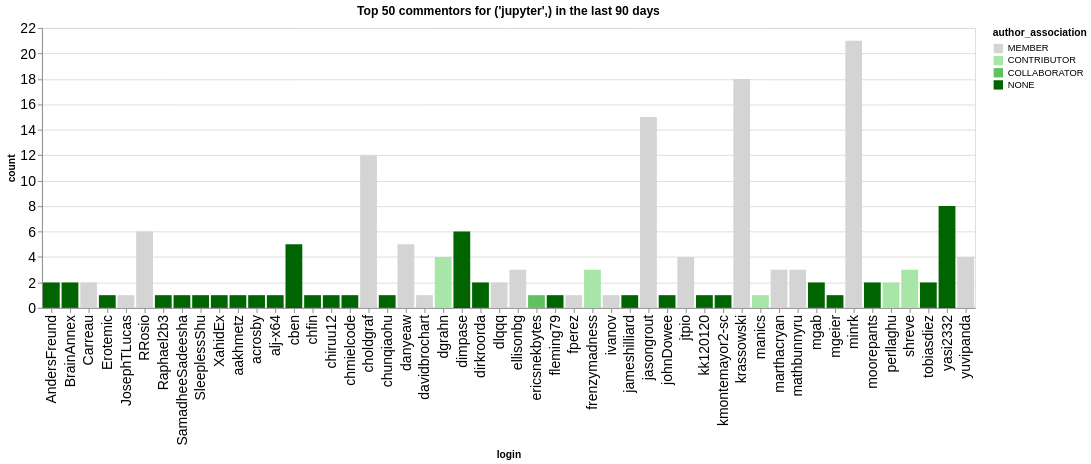

The code cell stored with this chart in its notebook:
### Code cell
n_plot = 50
charts = []
for ii, (iorg, idata) in enumerate(commentors.groupby(['org'])):
    title = f"Top {n_plot} commentors for {iorg} in the last {n_days} days"
    idata = idata.groupby('login', as_index=False).agg({'count': 'sum', 'author_association': 'first'})
    idata = idata.sort_values('count', ascending=False).head(n_plot)
    ch = alt.Chart(data=idata.head(n_plot), title=title).mark_bar().encode(
        x='login',
        y='count',
        color=alt.Color('author_association', scale=alt.Scale(domain=author_types, range=author_colors))
    )
    charts.append(ch)
alt.hconcat(*charts)

### Figure 1 — Vega-Lite specification as saved in the notebook (floating-point values rounded to 4 significant figures)
{"config": {"axisLeft": {"labelFontSize": 15}, "axisBottom": {"labelFontSize": 15}}, "hconcat": [{"mark": {"type": "bar"}, "encoding": {"color": {"field": "author_association", "scale": {"domain": ["MEMBER", "CONTRIBUTOR", "COLLABORATOR", "NONE"], "range": ["rgb(211.82745098039214, 211.82745098039214, 211.82745098039214)", "rgb(166.98562091503268, 229.89803921568628, 166.98562091503268)", "rgb(96.37647058823529, 192.75294117647059, 96.37647058823529)", "rgb(0.0, 100.3921568627451, 0.0)"]}, "type": "nominal"}, "x": {"field": "login", "type": "nominal"}, "y": {"field": "count", "type": "quantitative"}}, "title": "Top 50 commentors for ('jupyter',) in the last 90 days"}], "data": {"name": "data-4c66329ceabf496a4b73b891da46ab2f"}, "$schema": "https://vega.github.io/schema/vega-lite/v5.20.1.json", "datasets": {"data-4c66329ceabf496a4b73b891da46ab2f": [{"login": "minrk", "count": 21, "author_association": "MEMBER"}, {"login": "krassowski", "count": 18, "author_association": "MEMBER"}, {"login": "jasongrout", "count": 15, "author_association": "MEMBER"}, {"login": "choldgraf", "count": 12, "author_association": "MEMBER"}, {"login": "yasi2332", "count": 8, "author_association": "NONE"}, {"login": "dimpase", "count": 6, "author_association": "NONE"}, {"login": "RRosio", "count": 6, "author_association": "MEMBER"}, {"login": "cben", "count": 5, "author_association": "NONE"}, {"login": "danyeaw", "count": 5, "author_association": "MEMBER"}, {"login": "dgrahn", "count": 4, "author_association": "CONTRIBUTOR"}, {"login": "yuvipanda", "count": 4, "author_association": "MEMBER"}, {"login": "jtpio", "count": 4, "author_association": "MEMBER"}, {"login": "ellisonbg", "count": 3, "author_association": "MEMBER"}, {"login": "mathbunnyru", "count": 3, "author_association": "MEMBER"}, {"login": "marthacryan", "count": 3, "author_association": "MEMBER"}, {"login": "shreve", "count": 3, "author_association": "CONTRIBUTOR"}, {"login": "frenzymadness", "count": 3, "author_association": "CONTRIBUTOR"}, {"login": "perllaghu", "count": 2, "author_association": "CONTRIBUTOR"}, {"login": "moorepants", "count": 2, "author_association": "NONE"}, {"login": "mgab", "count": 2, "author_association": "NONE"}, {"login": "tobiasdiez", "count": 2, "author_association": "NONE"}, {"login": "BrainAnnex", "count": 2, "author_association": "NONE"}, {"login": "Carreau", "count": 2, "author_association": "MEMBER"}, {"login": "dlqqq", "count": 2, "author_association": "MEMBER"}, {"login": "dirkroorda", "count": 2, "author_association": "NONE"}, {"login": "AndersFreund", "count": 2, "author_association": "NONE"}, {"login": "acrosby", "count": 1, "author_association": "NONE"}, {"login": "alj-x64", "count": 1, "author_association": "NONE"}, {"login": "Erotemic", "count": 1, "author_association": "NONE"}, {"login": "fperez", "count": 1, "author_association": "MEMBER"}, {"login": "fleming79", "count": 1, "author_association": "NONE"}, {"login": "ericsnekbytes", "count": 1, "author_association": "COLLABORATOR"}, {"login": "chfin", "count": 1, "author_association": "NONE"}, {"login": "chmielcode", "count": 1, "author_association": "NONE"}, {"login": "chiruu12", "count": 1, "author_association": "NONE"}, {"login": "chunqiaohu", "count": 1, "author_association": "NONE"}, {"login": "davidbrochart", "count": 1, "author_association": "MEMBER"}, {"login": "JosephTLucas", "count": 1, "author_association": "MEMBER"}, {"login": "Raphael2b3", "count": 1, "author_association": "NONE"}, {"login": "SamadheeSadeesha", "count": 1, "author_association": "NONE"}, {"login": "SleeplessShu", "count": 1, "author_association": "NONE"}, {"login": "XahidEx", "count": 1, "author_association": "NONE"}, {"login": "aakhmetz", "count": 1, "author_association": "NONE"}, {"login": "kk120120", "count": 1, "author_association": "NONE"}, {"login": "johnDowee", "count": 1, "author_association": "NONE"}, {"login": "mgeier", "count": 1, "author_association": "NONE"}, {"login": "manics", "count": 1, "author_association": "CONTRIBUTOR"}, {"login": "kmontemayor2-sc", "count": 1, "author_association": "NONE"}, {"login": "ivanov", "count": 1, "author_association": "MEMBER"}, {"login": "jameshilliard", "count": 1, "author_association": "NONE"}]}}
